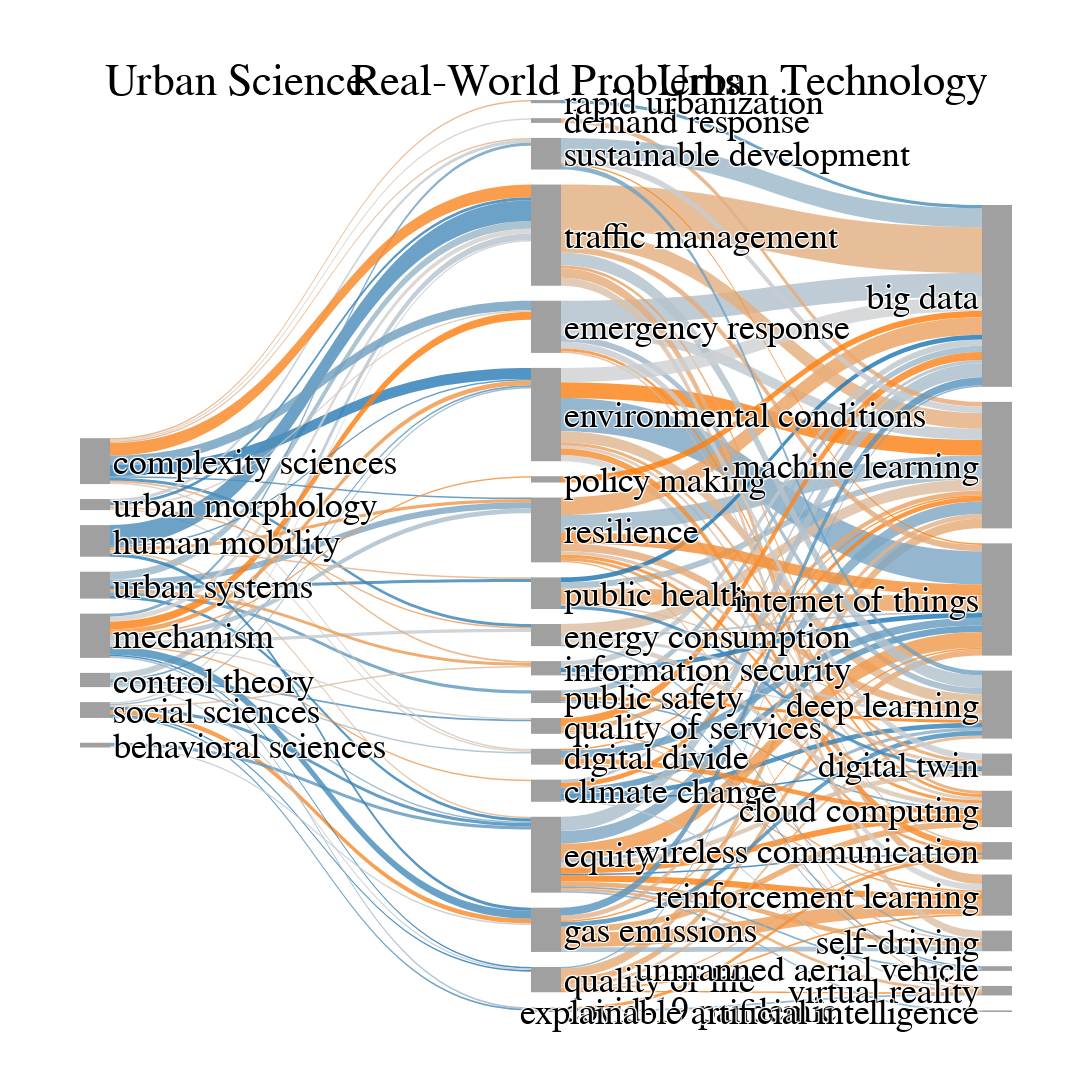

The notebook cell saved with this chart:
### Markdown cell above
### 2. 随机颜色（不考虑流动类型）

### Code cell
import pandas as pd
import matplotlib.colors as mcolors
import plotly.graph_objects as go

# 1. 路径（自己改）
data_path   = './data.xlsx'   # 你的 Excel 路径
out_html    = './my_sankey.html'

# 2. 读数据
df = pd.read_excel(data_path, engine='openpyxl')

# 3. 构造节点列表 & 映射
all_nodes = list(pd.concat([df['source'], df['target']]).unique())
node_map  = {n: i for i, n in enumerate(all_nodes)}


# 5. 准备 Sankey 三件套
sources = df['source'].map(node_map)
targets = df['target'].map(node_map)
values  = df['num']

# 6. 渐变色边（同模板）
C0, mid, C1 = '#ff7f0e', '#d3d3d3', '#1f77b4'
cmap = mcolors.LinearSegmentedColormap.from_list('cool', [C0, mid, C1])
alpha = 0.825
def remove_prefix(keyword):
    return keyword[2:] if keyword.startswith(('s_', 'p_', 't_')) else keyword
def grad_color(val):
    r, g, b, _ = cmap(val)
    return f'rgba({int(r*255)},{int(g*255)},{int(b*255)},{alpha})'

# 7. 给每条边配一个颜色（这里用随机渐变示例，可改逻辑）
import random
random.seed(42)
link_colors = [grad_color(random.random()) for _ in range(len(df))]

# 8. 节点标签 & 颜色
node_labels = [remove_prefix(n) for n in all_nodes]
node_colors = ['rgba(128,128,128,0.75)'] * len(all_nodes)

# 9. 画图
fig = go.Figure(go.Sankey(
    node=dict(pad=15, thickness=30, line=dict(color='black', width=0),
              label=node_labels, color=node_colors),
    link=dict(source=sources, target=targets, value=values, color=link_colors)
))

# 10. 顶部三栏标题（同模板）
for text, x in [('Urban Science', 0.025),
                ('Real-World Problems', 0.5),
                ('Urban Technology', 0.975)]:
    fig.add_annotation(text=text, x=x, y=1.0475, xref='paper', yref='paper',
                       showarrow=False, font=dict(size=45, color='black'))

# 11. 版面
fig.update_layout(
    font=dict(family='Times New Roman', size=36, color='black'),
    width=2000, height=2000,
    paper_bgcolor='rgba(0,0,0,0)', plot_bgcolor='rgba(0,0,0,0)'
)

# 12. 保存 & 展示
fig.write_html(out_html)
print('已生成', out_html)
fig.show()   # 若在无 GUI 环境可注释掉

### Figure 1 — Plotly figure (JSON) as saved in the notebook; plotly's stock layout.template omitted (floating-point values rounded to 4 significant figures; data arrays with more than 128 entries replaced by an {"elided": "..."} marker saying what was removed)
{"data": [{"link": {"color": {"elided": "150 str values"}, "source": {"elided": "150 int values"}, "target": {"elided": "150 int values"}, "value": {"elided": "150 int values"}}, "node": {"color": ["rgba(128,128,128,0.75)", "rgba(128,128,128,0.75)", "rgba(128,128,128,0.75)", "rgba(128,128,128,0.75)", "rgba(128,128,128,0.75)", "rgba(128,128,128,0.75)", "rgba(128,128,128,0.75)", "rgba(128,128,128,0.75)", "rgba(128,128,128,0.75)", "rgba(128,128,128,0.75)", "rgba(128,128,128,0.75)", "rgba(128,128,128,0.75)", "rgba(128,128,128,0.75)", "rgba(128,128,128,0.75)", "rgba(128,128,128,0.75)", "rgba(128,128,128,0.75)", "rgba(128,128,128,0.75)", "rgba(128,128,128,0.75)", "rgba(128,128,128,0.75)", "rgba(128,128,128,0.75)", "rgba(128,128,128,0.75)", "rgba(128,128,128,0.75)", "rgba(128,128,128,0.75)", "rgba(128,128,128,0.75)", "rgba(128,128,128,0.75)", "rgba(128,128,128,0.75)", "rgba(128,128,128,0.75)", "rgba(128,128,128,0.75)", "rgba(128,128,128,0.75)", "rgba(128,128,128,0.75)", "rgba(128,128,128,0.75)", "rgba(128,128,128,0.75)", "rgba(128,128,128,0.75)", "rgba(128,128,128,0.75)", "rgba(128,128,128,0.75)", "rgba(128,128,128,0.75)", "rgba(128,128,128,0.75)", "rgba(128,128,128,0.75)", "rgba(128,128,128,0.75)"], "label": ["public health", "environmental conditions", "quality of life", "social sciences", "equity", "gas emissions", "resilience", "emergency response", "urban systems", "public safety", "climate change", "behavioral sciences", "mechanism", "energy consumption", "control theory", "digital divide", "quality of services", "traffic management", "human mobility", "information security", "complexity sciences", "demand response", "covid-19 pandemic", "urban morphology", "sustainable development", "policy making", "rapid urbanization", "machine learning", "internet of things", "cloud computing", "reinforcement learning", "big data", "deep learning", "wireless communication", "self-driving", "unmanned aerial vehicle", "virtual reality", "digital twin", "explainable artificial intelligence"], "line": {"color": "black", "width": 0}, "pad": 15, "thickness": 30}, "type": "sankey"}], "layout": {"annotations": [{"font": {"color": "black", "size": 45}, "showarrow": false, "text": "Urban Science", "x": 0.025, "xref": "paper", "y": 1.048, "yref": "paper"}, {"font": {"color": "black", "size": 45}, "showarrow": false, "text": "Real-World Problems", "x": 0.5, "xref": "paper", "y": 1.048, "yref": "paper"}, {"font": {"color": "black", "size": 45}, "showarrow": false, "text": "Urban Technology", "x": 0.975, "xref": "paper", "y": 1.048, "yref": "paper"}], "font": {"color": "black", "family": "Times New Roman", "size": 36}, "height": 2000, "paper_bgcolor": "rgba(0,0,0,0)", "plot_bgcolor": "rgba(0,0,0,0)", "width": 2000}}
